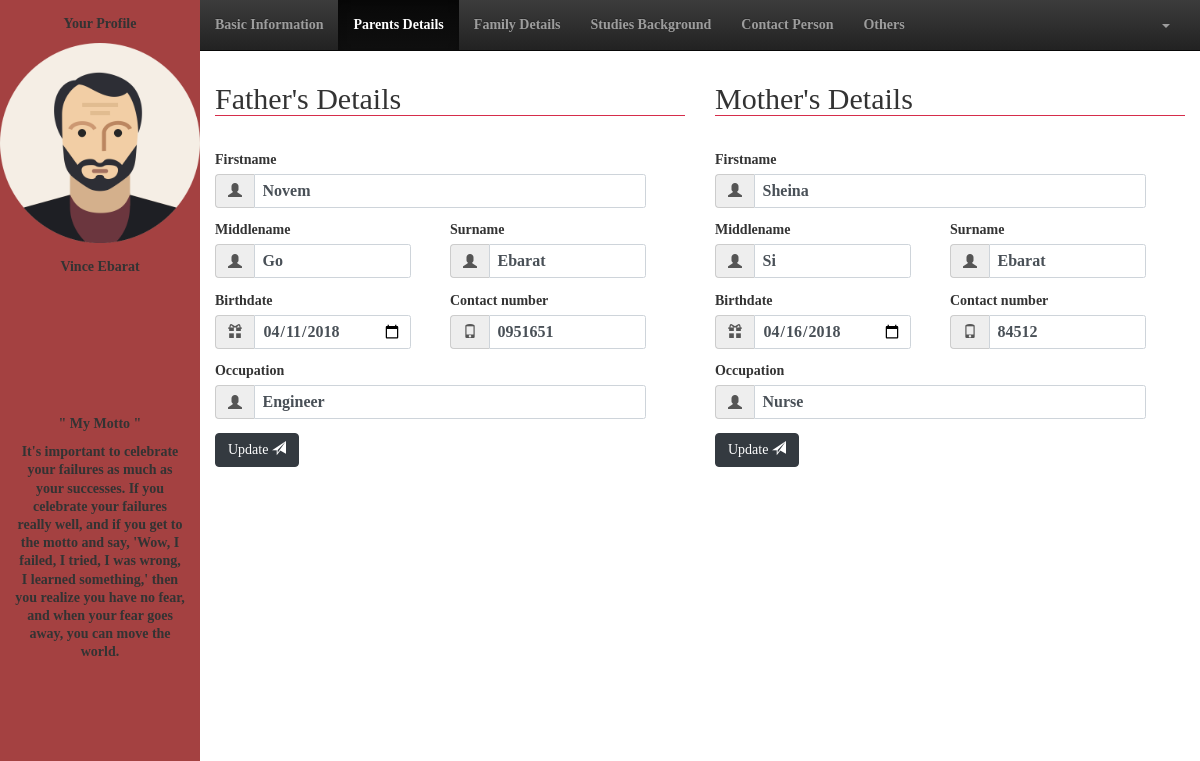
Screenshot of /user/parentsdetails.php?id=38 (signed in) with the database file from the repository.
### tables this page shows
CREATE TABLE `staff` (
  `staff_id` bigint(20) NOT NULL,
  `fname` varchar(50) NOT NULL,
  `mname` varchar(50) DEFAULT NULL,
  `lname` varchar(50) NOT NULL,
  `birthdate` date NOT NULL,
  `cellnum` varchar(50) NOT NULL,
  `telnum` varchar(50) DEFAULT NULL,
  `email` varchar(50) NOT NULL,
  `status` varchar(50) NOT NULL,
  `gender` varchar(50) NOT NULL,
  `type` varchar(50) NOT NULL,
  `department` varchar(50) NOT NULL,
  `password` varchar(50) NOT NULL
);

CREATE TABLE `family_details` (
  `staff_id` bigint(20) DEFAULT NULL,
  `fathers_fname` varchar(50) DEFAULT NULL,
  `fathers_mname` varchar(50) NOT NULL,
  `fathers_lname` varchar(50) NOT NULL,
  `mothers_fname` varchar(50) DEFAULT NULL,
  `mothers_mname` varchar(50) NOT NULL,
  `mothers_lname` varchar(50) NOT NULL,
  `fathers_birthdate` date DEFAULT NULL,
  `mothers_birthdate` date DEFAULT NULL,
  `fathers_occupation` varchar(50) NOT NULL,
  `mothers_occupation` varchar(50) NOT NULL,
  `fathers_contnum` varchar(50) NOT NULL,
  `mothers_contnum` varchar(50) NOT NULL,
  `status` varchar(50) NOT NULL,
  `siblings` int(11) DEFAULT NULL,
  `spouse_fname` varchar(50) DEFAULT NULL,
  `spouse_mname` varchar(50) NOT NULL,
  `spouse_lname` varchar(50) NOT NULL,
  `spouse_birthdate` date NOT NULL,
  `spouse_contnum` varchar(50) NOT NULL,
  `spouse_occupation` varchar(50) NOT NULL,
  `numOfChildren` int(11) DEFAULT NULL
);

### user/parentsdetails.php (the view, shortened to what this page needs)
<!DOCTYPE html>
	<html lang="en">
	<head>
		<link rel="stylesheet" href="css/bootstrap.css">
		<link rel="stylesheet" href="css/stylesheet.css">
		<link rel="stylesheet" href="css/bootstrap-theme.css">
	</head>
	<body>
		<div class="col-2">
			<div class="row-12 sidebar">
				<div class="row-6">
					<?php
						$space = " ";
						$id = $_GET['id'];
						include_once("action/session.php");
						$query = "SELECT * FROM staff WHERE staff_id = '$id'";
						$result = mysqli_query($connect,$query);
						if(mysqli_num_rows($result) > 0){
							while($row = mysqli_fetch_assoc($result)):
					?>
					<form action="">
						<div class="row-2 container text-center">
							<p>Your Profile</p>
						</div>
						<div class="row-7 text-center">
							<img src="img/avatar.png" alt="" style="width: 200px; height: 200px;">
						</div>
						<div class="row-3 container text-center">
							<p><?php echo $row['fname'].$space.$row['lname'] ?></p>
						</div>
					</form>
					<?php endwhile;} ?>
				</div>
				<div class="row-5 container text-center">
					<p>" My Motto "</p>
					<p>It's important to celebrate your failures as much as your successes. If you celebrate your failures really well, and if you get to the motto and say, 'Wow, I failed, I tried, I was wrong, I learned something,' then you realize you have no fear, and when your fear goes away, you can move the world.</p>
				</div>
			</div>
		</div>
		<div class="col-10">
			<div class="row-1">
				<nav class="navbar navbar-inverse navbar-static-top">
					<div class="collapse navbar-collapse navHeaderCollapse">
						<ul class="nav navbar-nav navbar-left">
							<li><a href="basicinfo.php<?php echo '?id='.$id.''?>">Basic Information</a></li>
							<li class="active"><a href="parentsdetails.php<?php echo '?id='.$id.''?>">Parents Details</a></li>
							<li><a href="familydetails.php<?php echo '?id='.$id.''?>">Family Details</a></li>
							<li><a href="studiesbg.php<?php echo '?id='.$id.''?>">Studies Background</a></li>
							<li><a href="contactperson.php<?php echo '?id='.$id.''?>">Contact Person</a></li>
							<li><a href="others.php<?php echo '?id='.$id.''?>">Others</a></li>
						</ul>
						<ul class="nav navbar-nav navbar-right" style="margin-right: 15px;">
							<li>
								<a href="" class="dropdown-toggle" data-toggle="dropdown"><b class="caret"></b></a>
							</li>
						</ul>
					</div>
				</nav>
			</div>
			<div class="row-10">
				<div class="col-6">
					<form class="row-12" action="action/update_parentsdetails.php<?php echo '?id='.$_GET['id'].''?>" method="post">
						<div class="row-6">
							<?php
								$id = $_GET['id'];
								include_once("action/session.php");
								$query = "SELECT * FROM family_details WHERE staff_id = '$id'";
								$result = mysqli_query($connect,$query);
								if(mysqli_num_rows($result) > 0){
									while($row = mysqli_fetch_assoc($result)):
							?>
							<div class="container form-group">
								<legend><h2>Father's Details</h2></legend>
							</div>
							<div class="container row-2 form-group" style="margin-bottom: 15px;">
								<div class=" col-11">
									<label for="">Firstname</label>
									<div class="input-group">
										<span class="input-group-addon"><i class="glyphicon glyphicon-user"></i></span>
										<input class="form-control" type="text" required placeholder="firstname" name="fname" value="<?php echo $row['fathers_fname'] ?>">
									</div>
								</div>
							</div>
							<div class="container row-2 form-group" style="margin-bottom: 15px;">
								<div class=" col-5">
									<label for="">Middlename</label>
									<div class="input-group">
										<span class="input-group-addon"><i class="glyphicon glyphicon-user"></i></span>
										<input class="form-control" type="text" required placeholder="middlename" name="mname" value="<?php echo $row['fathers_mname'] ?>">
									</div>
								</div>
								<div class="col-1"></div>
								<div class="col-5">
									<label for="">Surname</label>
									<div class="input-group">
										<span class="input-group-addon"><i class="glyphicon glyphicon-user"></i></span>
										<input class="form-control" type="text" required placeholder="surname" name="sname" value="<?php echo $row['fathers_lname'] ?>">
									</div>
								</div>
							</div>
							<div class="container row-2 form-group" style="margin-bottom: 15px;">
								<div class="col-5">
									<label for="">Birthdate</label>
									<div class="input-group">
										<span class="input-group-addon"><i class="glyphicon glyphicon-gift"></i></span>
										<input class="form-control" type="date" name="dob" required value="<?php echo $row['fathers_birthdate'] ?>">
									</div>
								</div>
								<div class="col-1"></div>
								<div class="col-5">
									<label for="">Contact number</label>
									<div class="input-group">
										<span class="input-group-addon"><i class="glyphicon glyphicon-phone"></i></span>
										<input class="form-control" type="text" name="contnum" required placeholder="+639 *** ****" value="<?php echo $row['fathers_contnum'] ?>">
									</div>
								</div>
							</div>
							<div class="container row-2 form-group" style="margin-bottom: 15px;">
								<div class=" col-11">
									<label for="">Occupation</label>
									<div class="input-group">
										<span class="input-group-addon"><i class="glyphicon glyphicon-user"></i></span>
										<input class="form-control" type="text" name="occupation" required placeholder="occupation" value="<?php echo $row['fathers_occupation'] ?>">
									</div>
								</div>
							</div>
							<div class="container row-1 form-group" style="margin-bottom: 15px;">
								<button class="btn btn-dark" type="submit" name="father_update" data-toggle="modal" data-target="#update">Update  <span class="glyphicon glyphicon-send"></span></button>
							</div>
							<?php endwhile;} ?>
						</div>
					</form>
				</div>
				<div class="col-6">
					<form class="row-12" action="action/update_parentsdetails.php<?php echo '?id='.$_GET['id'].''?>" method="post">
						<div class="row-6">
							<?php
								$id = $_GET['id'];
								include_once("action/session.php");
								$query = "SELECT * FROM family_details WHERE staff_id = '$id'";
								$result = mysqli_query($connect,$query);
								if(mysqli_num_rows($result) > 0){
									while($row = mysqli_fetch_assoc($result)):
							?>
							<div class="container form-group">
								<legend><h2>Mother's Details</h2></legend>
							</div>
							<div class="container row-2 form-group" style="margin-bottom: 15px;">
								<div class=" col-11">
									<label for="">Firstname</label>
									<div class="input-group">
										<span class="input-group-addon"><i class="glyphicon glyphicon-user"></i></span>
										<input class="form-control" type="text" required placeholder="firstname" name="fname" value="<?php echo $row['mothers_fname'] ?>">
									</div>
								</div>
							</div>
							<div class="container row-2 form-group" style="margin-bottom: 15px;">
								<div class=" col-5">
									<label for="">Middlename</label>
									<div class="input-group">
										<span class="input-group-addon"><i class="glyphicon glyphicon-user"></i></span>
										<input class="form-control" type="text" required placeholder="middlename" name="mname" value="<?php echo $row['mothers_mname'] ?>">
									</div>
								</div>
								<div class="col-1"></div>
								<div class=" col-5">
									<label for="">Surname</label>
									<div class="input-group">
										<span class="input-group-addon"><i class="glyphicon glyphicon-user"></i></span>
										<input class="form-control" type="text" required placeholder="surname" name="sname" value="<?php echo $row['mothers_lname'] ?>">
									</div>
								</div>
							</div>
							<div class="container row-2 form-group" style="margin-bottom: 15px;">
								<div class="col-5">
									<label for="">Birthdate</label>
									<div class="input-group">
										<span class="input-group-addon"><i class="glyphicon glyphicon-gift"></i></span>
										<input class="form-control" type="date" required name="dob" value="<?php echo $row['mothers_birthdate'] ?>">
									</div>
								</div>
								<div class="col-1"></div>
								<div class="col-5">
									<label for="">Contact number</label>
									<div class="input-group">
										<span class="input-group-addon"><i class="glyphicon glyphicon-phone"></i></span>
										<input class="form-control" type="text" name="contnum" required placeholder="+639 *** ****" value="<?php echo $row['mothers_contnum'] ?>">
									</div>
								</div>
							</div>
							<div class="container row-2 form-group" style="margin-bottom: 15px;">
								<div class=" col-11">
									<label for="">Occupation</label>
									<div class="input-group">
										<span class="input-group-addon"><i class="glyphicon glyphicon-user"></i></span>
										<input class="form-control" type="text" name="occupation" required placeholder="occupation" value="<?php echo $row['mothers_occupation'] ?>">
									</div>
								</div>
							</div>
							<div class="container row-1 form-group" style="margin-bottom: 15px;">
								<button class="btn btn-dark" type="submit" name="mother_update" data-toggle="modal" data-target="#update">Update  <span class="glyphicon glyphicon-send"></span></button>
							</div>
							<?php endwhile;} ?>
						</div>
					</form>
				</div>
			</div>
		</div>
	</body>
</html>

### user/css/stylesheet.css (style rules this page uses)
.col-1 { width: 8.3333%;height: 100%; }
.col-2 { width: 16.6666%;height: 100%; }
.col-5 { width: 41.6666%;height: 100%; }
.col-6 { width: 50%;height: 100%; }
.col-10 { width: 83.3333%;height: 100%; }
.col-11 { width: 91.6666%;height: 100%; }
.row-1 { height: 8.3333%;width: 100%; }
.row-2 { height: 16.6666%;width: 100%; }
.row-3 { height: 25%;width: 100%; }
.row-5 { height: 41.6666%;width: 100%; }
.row-6 { height: 50%;width: 100%; }
.row-7 { height: 58.3333%;width: 100%; }
.row-10 { height: 83.3333%;width: 100%; }
.row-12 { height: 100%;width: 100%; }
.row-1, .row-2, .row-3, .row-4, .row-5, .row-6, .row-7, .row-8, .row-9, .row-10, .row-11, .row-12 { position: relative; float: left; }
.col-1, .col-2, .col-3, .col-4, .col-5, .col-6, .col-7, .col-8, .col-9, .col-10, .col-11, .col-12 { position: relative; float: left; }
html,body { height: 100% !important; width: 100% !important; font-family: masaya; font-weight: bold; }
* { padding: 0; margin: 0; text-decoration: none; list-style: none; line-height: 1.3; }
h1,h2,h3,h4,h5,h6 { padding: 0 !important; margin: 0 !important; }
a { color: inherit; text-decoration: none; list-style-type: none; }
label { display: inline-block; margin-bottom: .5rem; }
.text-center { text-align: center; }
.btn-dark { color: #fff; background-color: #343a40; border-color: #343a40; }
.sidebar { background-color: #a44141; }

### rows the page displays
staff: fname "Vince", lname "Ebarat"
family_details: fname "Novem", mname "Go", sname "Ebarat", dob "04/11/2018", contnum "0951651", occupation "Engineer", fname "Sheina", mname "Si", dob "04/16/2018", contnum "84512", occupation "Nurse"
